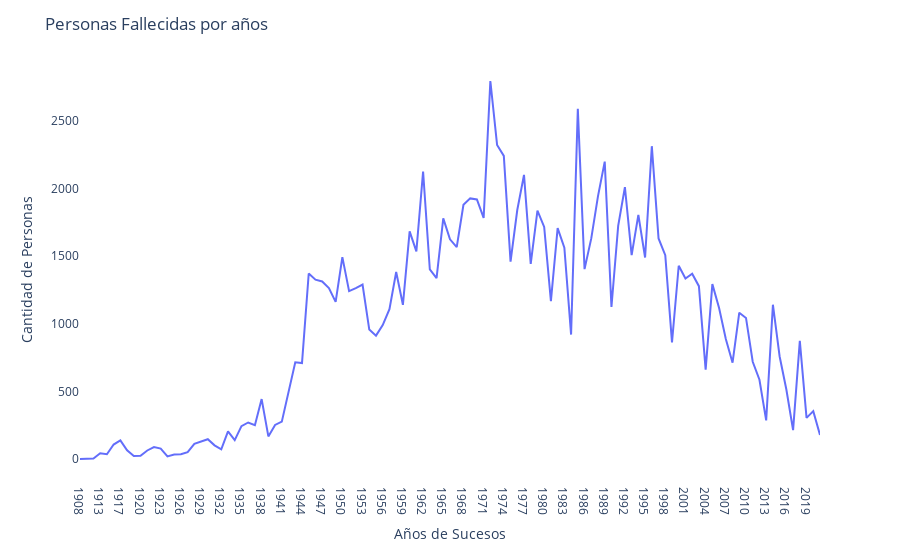

The code cell stored with this chart in its notebook:
### Markdown cell above
+

### Code cell
# Agrupar los fallecidos por año
df_tendencia = df.groupby('año')['cantidad_fallecidos'].sum().reset_index()

# Crear el gráfico de tendencia
fig = px.line(df_tendencia, x='año', y='cantidad_fallecidos')
fig.update_layout(
    xaxis=dict(title='Años de Sucesos'),
    yaxis=dict(title='Cantidad de Personas'),
    title='Personas Fallecidas por años',
    showlegend=True,
    plot_bgcolor='white',
    xaxis_showgrid=True,
    yaxis_showgrid=True,)

# Mostrar el gráfico
fig.show()

### Figure 1 — Plotly figure (JSON) as saved in the notebook; plotly's stock layout.template omitted (floating-point values rounded to 4 significant figures)
{"data": [{"hovertemplate": "año=%{x}<br>cantidad_fallecidos=%{y}<extra></extra>", "legendgroup": "", "line": {"color": "#636efa", "dash": "solid"}, "marker": {"symbol": "circle"}, "mode": "lines", "name": "", "orientation": "v", "showlegend": false, "type": "scatter", "x": ["1908", "1909", "1912", "1913", "1915", "1916", "1917", "1918", "1919", "1920", "1921", "1922", "1923", "1924", "1925", "1926", "1927", "1928", "1929", "1930", "1931", "1932", "1933", "1934", "1935", "1936", "1937", "1938", "1939", "1940", "1941", "1942", "1943", "1944", "1945", "1946", "1947", "1948", "1949", "1950", "1951", "1952", "1953", "1954", "1955", "1956", "1957", "1958", "1959", "1960", "1961", "1962", "1963", "1964", "1965", "1966", "1967", "1968", "1969", "1970", "1971", "1972", "1973", "1974", "1975", "1976", "1977", "1978", "1979", "1980", "1981", "1982", "1983", "1984", "1985", "1986", "1987", "1988", "1989", "1990", "1991", "1992", "1993", "1994", "1995", "1996", "1997", "1998", "1999", "2000", "2001", "2002", "2003", "2004", "2005", "2006", "2007", "2008", "2009", "2010", "2011", "2012", "2013", "2014", "2015", "2016", "2017", "2018", "2019", "2020", "2021"], "xaxis": "x", "y": [1, 1, 5, 43, 36, 108, 138, 65, 23, 25, 64, 89, 78, 20, 34, 36, 52, 113, 133, 147, 102, 73, 206, 140, 244, 271, 251, 444, 168, 253, 277, 497, 716, 710, 1373, 1327, 1314, 1265, 1163, 1494, 1242, 1265, 1291, 958, 913, 991, 1109, 1384, 1141, 1684, 1536, 2127, 1403, 1339, 1780, 1625, 1568, 1881, 1928, 1920, 1784, 2796, 2323, 2242, 1460, 1842, 2102, 1444, 1838, 1717, 1168, 1708, 1564, 921, 2590, 1405, 1632, 1945, 2200, 1125, 1725, 2011, 1508, 1806, 1491, 2314, 1632, 1508, 863, 1430, 1336, 1371, 1279, 662, 1294, 1118, 888, 713, 1083, 1044, 720, 587, 287, 1142, 759, 515, 214, 874, 305, 355, 178], "yaxis": "y"}], "layout": {"legend": {"tracegroupgap": 0}, "margin": {"t": 60}, "plot_bgcolor": "white", "showlegend": true, "title": {"text": "Personas Fallecidas por años"}, "xaxis": {"anchor": "y", "domain": [0, 1], "showgrid": true, "title": {"text": "Años de Sucesos"}}, "yaxis": {"anchor": "x", "domain": [0, 1], "showgrid": true, "title": {"text": "Cantidad de Personas"}}}}
